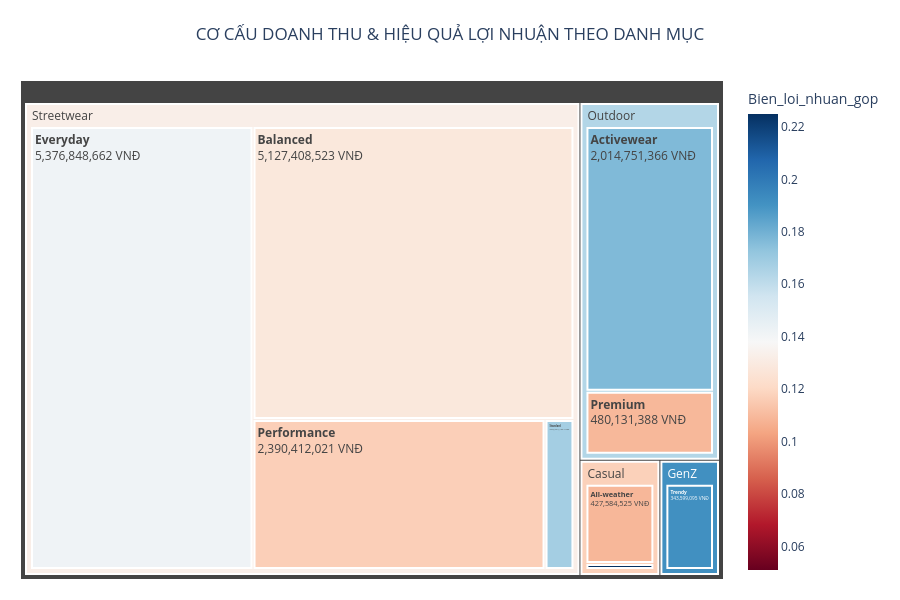

Notebook code for this chart:
### Markdown cell above
## 📦 PHẦN 3: PHÂN TÍCH CƠ CẤU DOANH THU & LỢI NHUẬN THEO DANH MỤC

### 🎯 1. Mục tiêu của phần này
Phần này tập trung trả lời câu hỏi: **nhóm hàng nào đang thực sự tạo ra giá trị cho doanh nghiệp**.

Mục tiêu chính là:

- Xác định các **Hero Categories** - những danh mục ngôi sao đóng góp nhiều nhất vào lợi nhuận và là động lực tăng trưởng bền vững.
- Phát hiện các **Margin Killers** - những nhóm hàng có doanh thu lớn nhưng lợi nhuận thực tế thấp, thậm chí âm, do biên lợi nhuận kém, chi phí đầu vào cao hoặc tỷ lệ trả hàng lớn.
- Tách bạch giữa **quy mô bán hàng** và **hiệu quả sinh lời**, tránh nhầm lẫn giữa “bán được nhiều” với “kinh doanh tốt”.

Nói cách khác, phần này giúp ban điều hành nhìn rõ đâu là danh mục nên ưu tiên mở rộng, và đâu là danh mục cần xem xét lại chiến lược giá, sourcing hoặc vận hành.

---

### 🌳 2. Tại sao chọn biểu đồ Treemap?
Treemap là lựa chọn phù hợp nhất cho bài toán này vì nó cho phép phân tích đồng thời **cấu trúc phân cấp** và **hiệu quả kinh doanh** trên cùng một khung nhìn.

#### 🔍 Phân tích đa tầng Hierarchy
Treemap thể hiện rõ mối quan hệ từ:

- **Danh mục lớn Category**
- xuống **Phân khúc khách hàng Segment**
- và có thể mở rộng sâu hơn nếu cần theo dòng sản phẩm hoặc nhãn hàng

Điều này rất quan trọng với dashboard cấp điều hành, vì nhà quản trị không chỉ muốn biết “cái gì đang bán chạy”, mà còn muốn biết “bán cho ai” và “nhóm nào đang tạo lợi nhuận thật”.

#### 📐 Hai chiều thông tin trong một biểu đồ
Treemap mang lại hai lớp thông tin cùng lúc:

- **Diện tích ô** đại diện cho **Doanh thu** hoặc quy mô đóng góp.
- **Màu sắc ô** đại diện cho **Biên lợi nhuận gộp** hoặc hiệu quả sinh lời.

Nhờ vậy, người xem có thể phát hiện ngay:

- Danh mục vừa lớn vừa hiệu quả
- Danh mục lớn nhưng lợi nhuận yếu
- Danh mục nhỏ nhưng biên lợi nhuận rất tốt
- Danh mục tạo doanh thu cao nhưng đang “ăn mòn” lợi nhuận

Đây là một cách trực quan hóa rất mạnh để tìm ra các điểm nóng trong cơ cấu danh mục.

---

### 🎨 3. Chiến lược màu sắc Blue-to-Red
Hệ màu được thiết kế theo nguyên tắc **Blue-to-Red** để phản ánh trực tiếp chất lượng lợi nhuận.

- **Xanh dương đậm:** Những nhóm hàng có biên lợi nhuận gộp cao, thường trên ngưỡng 30%, thể hiện đây là các danh mục khỏe, có khả năng tạo lợi nhuận tốt và là động lực tăng trưởng chính.
- **Đỏ đậm:** Những nhóm hàng có biên lợi nhuận thấp hoặc âm, cho thấy cần xem lại giá nhập, chi phí vận hành, khuyến mãi hoặc mức độ trả hàng.

Chiến lược màu này giúp dashboard không chỉ đẹp về mặt thị giác mà còn mang tính cảnh báo rõ ràng, hỗ trợ ra quyết định nhanh ngay ở tầng quản trị.

---

### 🧠 4. Câu hỏi chẩn đoán Diagnostic Questions
Phần này không dừng ở việc mô tả cơ cấu danh mục, mà hướng tới chẩn đoán nguyên nhân đằng sau hiệu quả kinh doanh.

- Liệu phân khúc **Premium** có thực sự mang lại lợi nhuận cao hơn **Standard** như kỳ vọng, hay chỉ tạo ra doanh thu lớn nhưng bị bào mòn bởi chi phí?
- Nhóm hàng nào đang chịu ảnh hưởng lớn nhất từ việc **trả hàng**, khiến doanh thu danh nghĩa cao nhưng lợi nhuận thực tế suy giảm?
- Danh mục nào đang là **Hero Categories** thực sự, và danh mục nào đang âm thầm trở thành **Margin Killers** trong toàn bộ cơ cấu kinh doanh?
- Có tồn tại trường hợp một phân khúc nhìn rất mạnh về quy mô nhưng lại có biên lợi nhuận thấp hơn mức chấp nhận được hay không?

### ✅ Kết luận ngắn
Treemap là công cụ phù hợp nhất để nhìn ra sự thật phía sau doanh thu: **ai đang tạo ra tiền, ai đang phá lợi nhuận, và lợi nhuận đang đến từ đâu**.  
Phần này sẽ giúp doanh nghiệp chuyển từ tư duy “bán nhiều là tốt” sang tư duy “bán đúng danh mục mới là tăng trưởng bền vững”.

### Code cell
# Treemap: Cơ cấu doanh thu & hiệu quả lợi nhuận theo danh mục

import numpy as np
import pandas as pd
import plotly.express as px

# =========================
# 1) Chuẩn bị dữ liệu
# =========================

# Chuẩn hóa tên cột nếu cần
df_products = dfs["products"]
df_oi = df_order_items.copy()
df_pr = df_products.copy()

df_oi.columns = df_oi.columns.str.strip()
df_pr.columns = df_pr.columns.str.strip()

# Gom các tên cột phổ biến về dạng có thể dùng được
rename_map_products = {}
if "Category" in df_pr.columns and "category" not in df_pr.columns:
    rename_map_products["Category"] = "category"
if "Segment" in df_pr.columns and "segment" not in df_pr.columns:
    rename_map_products["Segment"] = "segment"
if "Price" in df_pr.columns and "price" not in df_pr.columns:
    rename_map_products["Price"] = "price"
if "COGS" in df_pr.columns and "cogs" not in df_pr.columns:
    rename_map_products["COGS"] = "cogs"

df_pr = df_pr.rename(columns=rename_map_products)

rename_map_oi = {}
if "Quantity" in df_oi.columns and "quantity" not in df_oi.columns:
    rename_map_oi["Quantity"] = "quantity"
if "Unit_Price" in df_oi.columns and "unit_price" not in df_oi.columns:
    rename_map_oi["Unit_Price"] = "unit_price"
if "Product_ID" in df_oi.columns and "product_id" not in df_oi.columns:
    rename_map_oi["Product_ID"] = "product_id"
if "Order_ID" in df_oi.columns and "order_id" not in df_oi.columns:
    rename_map_oi["Order_ID"] = "order_id"

df_oi = df_oi.rename(columns=rename_map_oi)

# Merge deep giữa order_items và products
df_treemap = df_oi.merge(
    df_pr[["product_id", "category", "segment", "price", "cogs"]],
    on="product_id",
    how="left"
)

# Nếu order_items có unit_price thì ưu tiên dùng unit_price,
# còn không thì dùng price từ products
if "unit_price" not in df_treemap.columns:
    df_treemap["unit_price"] = df_treemap["price"]
else:
    df_treemap["unit_price"] = df_treemap["unit_price"].fillna(df_treemap["price"])

# Ép kiểu số an toàn
for col in ["quantity", "unit_price", "cogs"]:
    if col in df_treemap.columns:
        df_treemap[col] = pd.to_numeric(df_treemap[col], errors="coerce")

# Tính toán theo từng dòng
df_treemap["Doanh thu"] = df_treemap["quantity"] * df_treemap["unit_price"]
df_treemap["Lợi nhuận gộp"] = df_treemap["Doanh thu"] - (df_treemap["quantity"] * df_treemap["cogs"])

# Làm sạch dữ liệu nhóm
df_treemap["category"] = df_treemap["category"].fillna("Không xác định")
df_treemap["segment"] = df_treemap["segment"].fillna("Không xác định")

# Groupby theo category và segment
df_treemap_grouped = (
    df_treemap
    .groupby(["category", "segment"], as_index=False)
    .agg(
        Doanh_thu=("Doanh thu", "sum"),
        Loi_nhuan_gop=("Lợi nhuận gộp", "sum")
    )
)

# Tính biên lợi nhuận gộp
df_treemap_grouped["Bien_loi_nhuan_gop"] = np.where(
    df_treemap_grouped["Doanh_thu"] != 0,
    df_treemap_grouped["Loi_nhuan_gop"] / df_treemap_grouped["Doanh_thu"],
    np.nan
)

# =========================
# 2) Vẽ Treemap
# =========================

fig = px.treemap(
    df_treemap_grouped,
    path=["category", "segment"],
    values="Doanh_thu",
    color="Bien_loi_nhuan_gop",
    color_continuous_scale=px.colors.diverging.RdBu,  # đảo ngược để xanh = cao, đỏ = thấp
    color_continuous_midpoint=0.138, # baseline la 13.8%
    custom_data=["Doanh_thu", "Loi_nhuan_gop", "Bien_loi_nhuan_gop"]
)

fig.update_traces(
    textinfo="label+value",
    texttemplate="<b>%{label}</b><br>%{value:,.0f} VNĐ",
    hovertemplate=(
        "<b>%{label}</b><br>"
        "Doanh thu: %{customdata[0]:,.0f} VNĐ<br>"
        "Lợi nhuận gộp: %{customdata[1]:,.0f} VNĐ<br>"
        "Biên lợi nhuận gộp: %{customdata[2]:.1%}<extra></extra>"
    ),
    marker=dict(line=dict(color="white", width=2))
)

fig.update_layout(
    title={
        "text": "CƠ CẤU DOANH THU & HIỆU QUẢ LỢI NHUẬN THEO DANH MỤC",
        "x": 0.5,
        "xanchor": "center"
    },
    template="plotly_white",
    height=600,
    margin=dict(t=80, l=20, r=20, b=20)
)

fig.show()

### Figure 1 — Plotly figure (JSON) as saved in the notebook; plotly's stock layout.template omitted (floating-point values rounded to 4 significant figures)
{"data": [{"branchvalues": "total", "customdata": [[33060000.0, "7435463.330698248", 0.2249], [427600000.0, "46668491.503843084", 0.1091], [343600000.0, "65725297.20873251", 0.1913], [2015000000.0, "356014335.37621653", 0.1767], [480100000.0, "52505713.9863672", 0.1094], [5127000000.0, "658326618.2505687", 0.1284], [5377000000.0, "761568504.9794904", 0.1416], [2390000000.0, "279076525.64654964", 0.1167], [236700000.0, "39705116.11966967", 0.1678], [460600000.0, "(?)", 0.1175], [343600000.0, "65725297.20873251", 0.1913], [2495000000.0, "(?)", 0.1637], [13130000000.0, "(?)", 0.1324]], "domain": {"x": [0, 1], "y": [0, 1]}, "hovertemplate": "<b>%{label}</b><br>Doanh thu: %{customdata[0]:,.0f} VNĐ<br>Lợi nhuận gộp: %{customdata[1]:,.0f} VNĐ<br>Biên lợi nhuận gộp: %{customdata[2]:.1%}<extra></extra>", "ids": ["Casual/Activewear", "Casual/All-weather", "GenZ/Trendy", "Outdoor/Activewear", "Outdoor/Premium", "Streetwear/Balanced", "Streetwear/Everyday", "Streetwear/Performance", "Streetwear/Standard", "Casual", "GenZ", "Outdoor", "Streetwear"], "labels": ["Activewear", "All-weather", "Trendy", "Activewear", "Premium", "Balanced", "Everyday", "Performance", "Standard", "Casual", "GenZ", "Outdoor", "Streetwear"], "marker": {"coloraxis": "coloraxis", "colors": [0.2249, 0.1091, 0.1913, 0.1767, 0.1094, 0.1284, 0.1416, 0.1167, 0.1678, 0.1175, 0.1913, 0.1637, 0.1324], "line": {"color": "white", "width": 2}}, "name": "", "parents": ["Casual", "Casual", "GenZ", "Outdoor", "Outdoor", "Streetwear", "Streetwear", "Streetwear", "Streetwear", "", "", "", ""], "textinfo": "label+value", "texttemplate": "<b>%{label}</b><br>%{value:,.0f} VNĐ", "type": "treemap", "values": [33060000.0, 427600000.0, 343600000.0, 2015000000.0, 480100000.0, 5127000000.0, 5377000000.0, 2390000000.0, 236700000.0, 460600000.0, 343600000.0, 2495000000.0, 13130000000.0]}], "layout": {"coloraxis": {"cmid": 0.138, "colorbar": {"title": {"text": "Bien_loi_nhuan_gop"}}, "colorscale": [[0, "rgb(103,0,31)"], [0.1, "rgb(178,24,43)"], [0.2, "rgb(214,96,77)"], [0.3, "rgb(244,165,130)"], [0.4, "rgb(253,219,199)"], [0.5, "rgb(247,247,247)"], [0.6, "rgb(209,229,240)"], [0.7, "rgb(146,197,222)"], [0.8, "rgb(67,147,195)"], [0.9, "rgb(33,102,172)"], [1, "rgb(5,48,97)"]]}, "height": 600, "legend": {"tracegroupgap": 0}, "margin": {"b": 20, "l": 20, "r": 20, "t": 80}, "title": {"text": "CƠ CẤU DOANH THU & HIỆU QUẢ LỢI NHUẬN THEO DANH MỤC", "x": 0.5, "xanchor": "center"}}}
